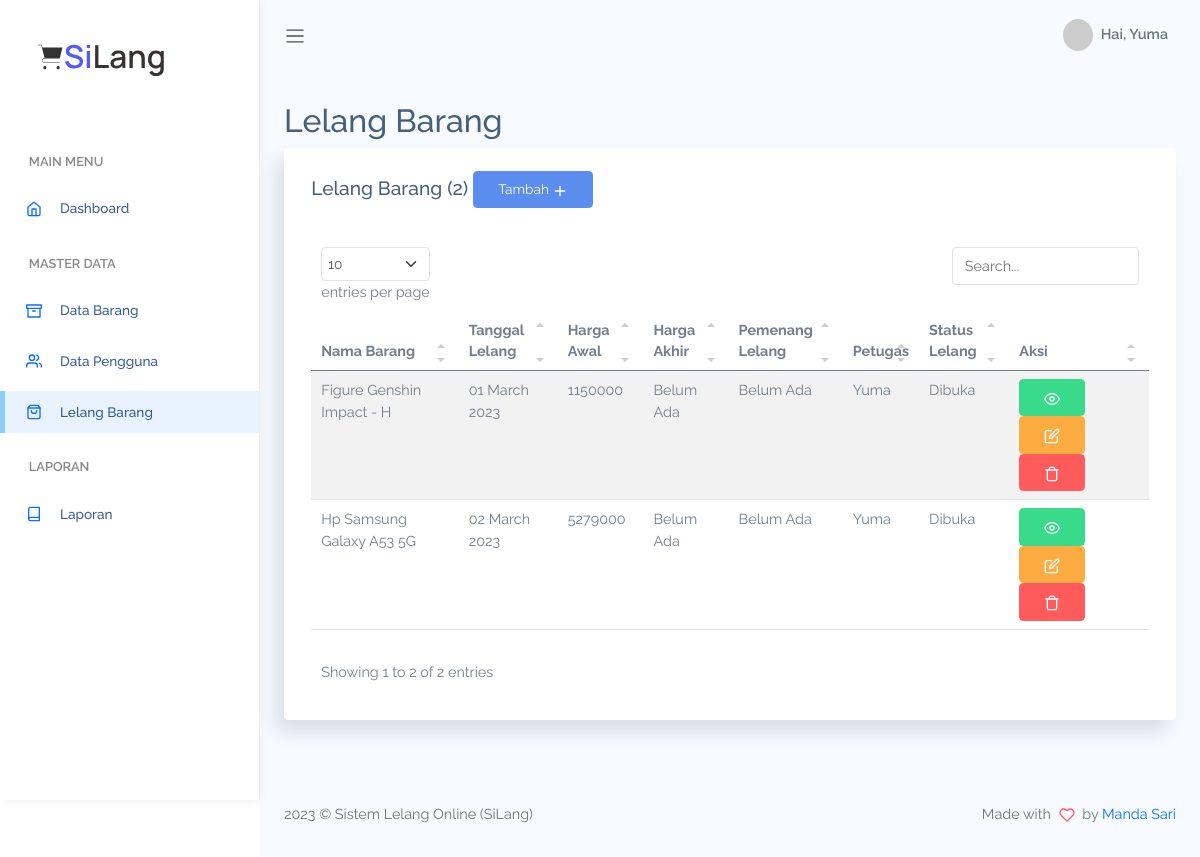
The app's page /lelang (signed in) with its own data.
### tables this page shows
CREATE TABLE `tb_lelang` (
  `id_lelang` int(11) NOT NULL,
  `id_barang` int(11) NOT NULL,
  `tgl_lelang` date NOT NULL,
  `harga_akhir` int(20) DEFAULT NULL,
  `id_user` int(11) DEFAULT NULL,
  `id_petugas` int(11) NOT NULL,
  `status` enum('dibuka','ditutup') NOT NULL
);

CREATE TABLE `tb_barang` (
  `id_barang` int(11) NOT NULL,
  `gambar` varchar(100) NOT NULL,
  `nama_barang` varchar(25) NOT NULL,
  `tgl` date NOT NULL,
  `harga_awal` int(20) NOT NULL,
  `deskripsi_barang` varchar(100) NOT NULL
);

CREATE TABLE `tb_petugas` (
  `id_petugas` int(11) NOT NULL,
  `nama_petugas` varchar(25) NOT NULL,
  `username` varchar(25) NOT NULL,
  `password` varchar(255) NOT NULL,
  `id_level` int(11) NOT NULL
);

### app/core/Controller.php (called while the page is built, shortened)
<?php
class Controller
{
    public function view(string $view, ?array $data = [])
    {
        require_once '../app/views/' . $view . '.php';
    }
    public function model(string $model)
    {
        return new $model;
    }
}

### app/controllers/Lelang.php (called while the page is built, shortened)
<?php
class Lelang extends Controller
{
    public function index()
    {
        $data['dataLelang'] = $this->model('M_lelang')->getDataLelang();
        $data['title'] = 'Lelang Barang';
        $data['dataTable'] = true;
        $this->view('page/backend/lelang/index', $data);
    }
}

### app/core/App.php (called while the page is built, shortened)
<?php
class App
{
    public function __construct(protected $controller = 'Home', protected $method = 'index', protected $params = [])
    {
        $this->controller = new $this->controller;
        call_user_func_array([$this->controller, $this->method], $this->params);
    }
}

### public/index.php (called while the page is built, shortened)
<?php
$app = new App;

### app/core/Database.php (called while the page is built, shortened)
<?php
class Database
{
    private $host = DB_HOST;
    private $user = DB_USER;
    private $pass = DB_PASS;
    private $dbnm = DB_NAME;
    private $dbh;
    private $stmt;
    public function __construct()
    {
        $dsn = 'mysql:host=' . $this->host . ';dbname=' . $this->dbnm;
        $option = [
            PDO::ATTR_PERSISTENT => true,
            PDO::ATTR_ERRMODE => PDO::ERRMODE_EXCEPTION
        ];
        try {
            $this->dbh = new PDO($dsn, $this->user, $this->pass, $option);
        } catch (PDOException $e) {
            die($e->getMessage());
        }
    }
    public function query($query)
    {
        $this->stmt = $this->dbh->prepare($query);
    }
    public function execute()
    {
        $this->stmt->execute();
    }
    public function resultSet()
    {
        $this->execute();
        return $this->stmt->fetchAll(PDO::FETCH_ASSOC);
    }
}

### app/models/M_lelang.php (called while the page is built, shortened)
<?php
class M_lelang
{
    private $table = "tb_lelang";
    private $db;
    public function __construct()
    {
        $this->db = new Database;
    }
    public function getDataLelang()
    {
        $this->db->query("SELECT * FROM $this->table INNER JOIN tb_barang ON tb_lelang.id_barang = tb_barang.id_barang LEFT JOIN tb_masyarakat ON tb_lelang.id_user = tb_masyarakat.id_user INNER JOIN tb_petugas ON tb_lelang.id_petugas = tb_petugas.id_petugas");
        return $this->db->resultSet();
    }
}

### app/views/page/backend/lelang/index.php (the view, shortened to what this page needs)
<div class="main-content container-fluid">
    <div class="page-title">
        <div class="row">
            <div class="col-12 col-md-6 order-md-1 order-last">
                <h3><?= $data['title'] ?></h3>
            </div>
        </div>
    </div>
    <section class="section">
        <div class="card">
            <div class="card-header">
                <h4 class="card-title">
                    <?= $data['title'] . ' (' . count($data['dataLelang']) . ')' ?>
                    <a href="<?= BASE_URL ?>/lelang/create" class="btn btn-primary">Tambah <i data-feather="plus"></i></a>
                </h4>
            </div>
            <div class="card-body">
                <div class="table-responsive">
                    <table class='table table-striped' id="table1">
                        <thead>
                            <tr>
                                <th>Nama Barang</th>
                                <th>Tanggal Lelang</th>
                                <th>Harga Awal</th>
                                <th>Harga Akhir</th>
                                <th>Pemenang Lelang</th>
                                <th>Petugas</th>
                                <th>Status Lelang</th>
                                <th>Aksi</th>
                            </tr>
                        </thead>
                        <tbody>
                            <?php
                            foreach ($data['dataLelang'] as $dl) : ?>
                                <tr>
                                    <td><?= $dl['nama_barang'] ?></td>
                                    <td><?= date('d F Y', strtotime($dl['tgl_lelang'])) ?></td>
                                    <td><?= $dl['harga_awal'] ?></td>
                                    <td><?= $dl['harga_akhir'] ?? 'Belum Ada' ?></td>
                                    <td><?= $dl['nama_lengkap'] ?? 'Belum Ada' ?></td>
                                    <td><?= $dl['nama_petugas'] ?></td>
                                    <td><?= ucwords($dl['status']) ?></td>
                                    <td>
                                        <a href="<?= BASE_URL ?>/lelang/show/<?= $dl['id_lelang'] ?>" class="btn btn-success"><i data-feather="eye"></i></a>
                                        <a href="<?= BASE_URL ?>/lelang/edit/<?= $dl['id_lelang'] ?>" class="btn btn-warning"><i data-feather="edit"></i></a>
                                        <button class="btn btn-danger delete-confirm" data-action="<?= BASE_URL ?>/lelang/delete" data-id="<?= $dl['id_lelang'] ?>"><i data-feather="trash"></i></button>
                                    </td>
                                </tr>
                            <?php
                            endforeach;
                            ?>
                        </tbody>
                    </table>
                </div>
            </div>
        </div>
    </section>
</div>

### public/assets/css/app.css (style rules this page uses)
* { font-family:Raleway }
#main .main-content { padding:2rem 1.5rem }
#main .main-content .page-title h3 { font-size:2rem }
a { text-decoration:none }
a,button { outline:0 }
.feather,i { font-size:14px;height:1rem }
.btn i,.btn svg { width:16px;height:16px }
.btn.btn-danger,.btn.btn-dark,.btn.btn-info,.btn.btn-light,.btn.btn-link,.btn.btn-primary,.btn.btn-secondary,.btn.btn-success,.btn.btn-warning { color:#fff }
.card { box-shadow:-8px 12px 18px 0 rgba(25,42,70,.13);margin-bottom:2.2rem }
.card .card-header { border:none }
.card .card-header h4 { font-size:1.2rem }
.card .card-header~.card-body { padding-top:0 }
.card .card-title { font-size:1.2rem }
.card .card-body { padding:1.4rem 1.7rem }
.dataTable-table td,.dataTable-table thead th,.table td,.table thead th { vertical-align:middle }
.dataTable-table thead th,.table thead th { border-bottom:2px solid #475f7b }

### records on screen
tb_lelang: id_barang.nama_barang "Figure Genshin Impact - H", tgl_lelang "01 March 2023", id_barang.harga_awal "1150000", harga_akhir "Belum Ada", nama_lengkap "Belum Ada", id_petugas.nama_petugas "Yuma", status "Dibuka"
tb_lelang: id_barang.nama_barang "Hp Samsung Galaxy A53 5G", tgl_lelang "02 March 2023", id_barang.harga_awal "5279000", harga_akhir "Belum Ada", nama_lengkap "Belum Ada", id_petugas.nama_petugas "Yuma", status "Dibuka"

### other values on screen
$nama "Yuma"
$data['title'] "Lelang Barang"
count($data['dataLelang']) "2"
APP_NAME "Sistem Lelang Online (SiLang)"
AUTHOR "Manda Sari"
